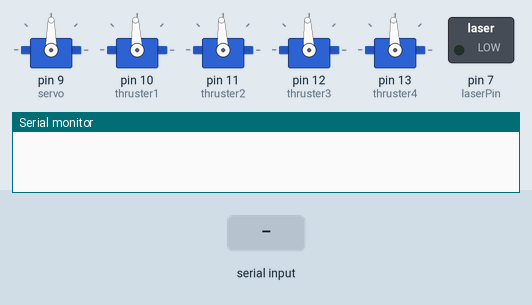
Recording of a sketch running on a simulated Arduino Uno, built with avr-gcc and run on an emulated ATmega328P. On the bench: 5 × servo, switched loads named in the sketch (green lamp = pin HIGH), the last lines printed to the serial monitor. Inputs (shaded band) come from the test bench.

Above: at 3.2 s.
3.3 s: "90,45,200,10,150,30," received over Serial
At 4.6 s:
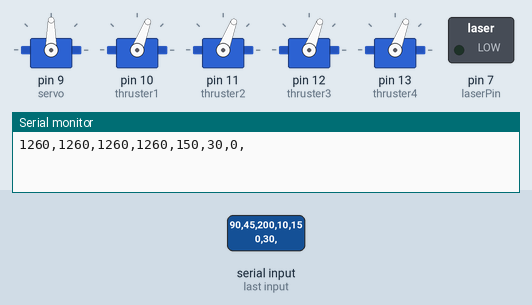
Timing chart, 0 to 6.3 s (numbered marks = the images above; inputs shaded):
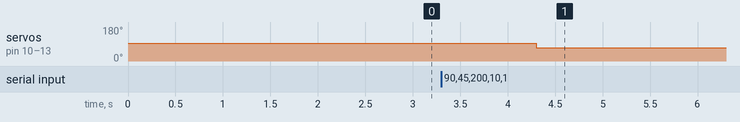

Measured:
- after the input at 3.3 s, servo on pin 10 (thruster1), servo on pin 11 (thruster2), servo on pin 12 (thruster3), servo on pin 13 (thruster4): 93° → 69° after 1.0 s

The sketch:

arduinodriver.ino
```cpp
//https://create.arduino.cc/projecthub/ansh2919/serial-communication-between-python-and-arduino-e7cce0
#include <Servo.h>
Servo servo;
Servo thruster1;
Servo thruster2;
Servo thruster3;
Servo thruster4;

int laserPin = 7;
int laserStatus = 0;

int thruster1signal;
int thruster2signal;
int thruster3signal;
int thruster4signal;

int servoClose;
int servoOpen;

int servoVal;
int angle;
int var;

void setup() {
  Serial.begin(115200);
  servo.attach(9); //servo pin
  pinMode(laserPin, OUTPUT);
  digitalWrite(laserPin, LOW);
  thruster1.attach(10); //thruster pins
  thruster2.attach(11);
  thruster3.attach(12);
  thruster4.attach(13);
  thruster1.writeMicroseconds(1500);
  thruster2.writeMicroseconds(1500);
  thruster3.writeMicroseconds(1500);
  thruster4.writeMicroseconds(1500);
  servo.write(90);
  angle = 90;
  delay(2000);
}

void loop() {
  while (!Serial.available());

  thruster1signal = Serial.readStringUntil(',').toInt();
  thruster2signal = Serial.readStringUntil(',').toInt();
  thruster3signal = Serial.readStringUntil(',').toInt();
  thruster4signal = Serial.readStringUntil(',').toInt();
  servoClose = Serial.readStringUntil(',').toInt();
  servoOpen = Serial.readStringUntil(',').toInt();
  laserStatus = Serial.readStringUntil('.').toInt();


  //thruster output
  if (thruster1signal > 1740) {
    thruster1signal = 1740;
  }
  if (thruster1signal < 1260) {
    thruster1signal = 1260;
  }
  if (thruster2signal > 1740) {
    thruster2signal = 1740;
  }
  if (thruster2signal < 1260) {
    thruster2signal = 1260;
  }
  if (thruster3signal > 1740) {
    thruster3signal = 1740;
  }
  if (thruster3signal < 1260) {
    thruster3signal = 1260;
  }
  if (thruster4signal > 1740) {
    thruster4signal = 1740;
  }
  if (thruster4signal < 1260) {
    thruster4signal = 1260;
  }

  //servo output
  if (servo.read() > 5 && servoClose == 1) {
    angle = angle - 5;
  }
  else if (servo.read() <  175 && servoOpen == 1) {
    angle = angle + 5;
  }

  servo.write(angle);
  thruster1.writeMicroseconds(thruster1signal);
  thruster2.writeMicroseconds(thruster2signal);
  thruster3.writeMicroseconds(thruster3signal);
  thruster4.writeMicroseconds(thruster4signal);

  digitalWrite(laserPin, laserStatus);

  //Serial.println("recieved");

  Serial.println(
    String(thruster1signal) + ","
    + String(thruster2signal) + ","
    + String(thruster3signal) + ","
    + String(thruster4signal) + ","
    + String(servoClose) + ","
    + String(servoOpen) + ","
    + String(laserStatus) + ",");


  delay(100);


}
```
